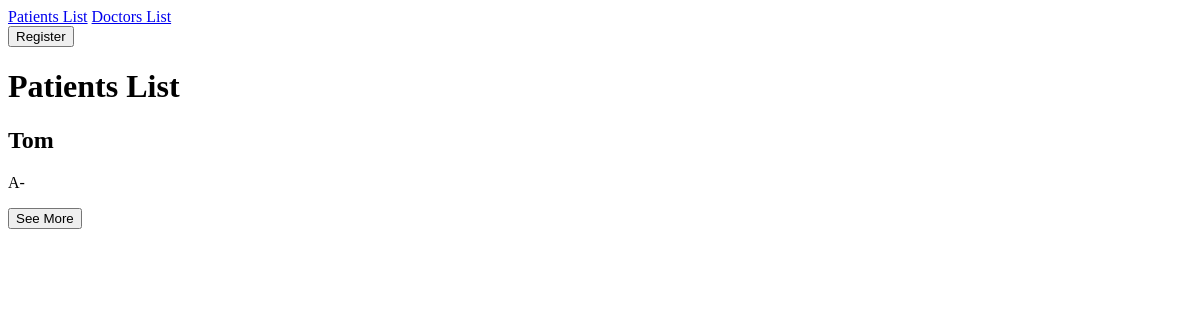
Page /patients/list on the earlier database version.
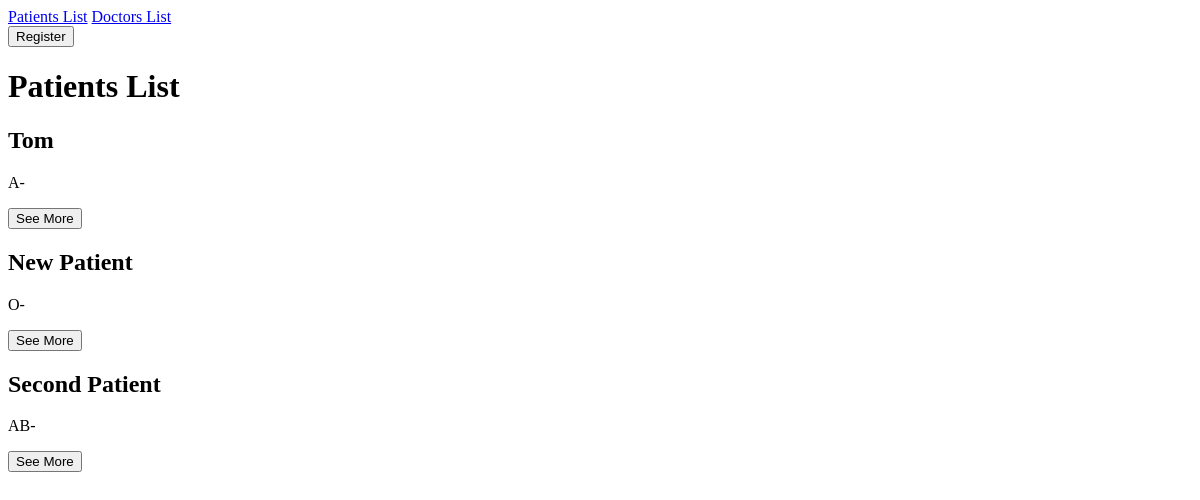
Same page on the later database version.
### patients/models.py (models this page shows, shortened)
class Patient(models.Model):
   user = models.OneToOneField(
      User,
      on_delete=models.CASCADE,
      related_name='patient_profile'
   )
   name = models.CharField(max_length=100)
   birthdate = models.DateField()
   address = models.TextField()
   phonenumber = models.CharField(max_length= 15)
   medicalhistory = models.TextField()
   bloodtype = models.CharField(choices = [
    ('A+', 'A Positive'),
    ('A-', 'A Negative'),
    ('B+', 'B Positive'),
    ('B-', 'B Negative'),
    ('AB+', 'AB Positive'),
    ('AB-', 'AB Negative'),
    ('O+', 'O Positive'),
    ('O-', 'O Negative')
    ])

### patients/views.py (the view)
# urls.py: path('list', views.patients_list, name='patients_list'),
def patients_list(request):
    patients = Patient.objects.all()
    isPatient = False
    if hasattr(request.user, 'patient_profile'):
        isPatient = True
    return render(request,"patients/patients_list.html",{ "patients": patients,"isPatient" : isPatient})

### patients/templates/patients/patients_list.html (shortened to what this page needs)
{% extends "patients/master.html" %}  {% block content %}
<a href="{% url 'patient_form'%}"> <button>Register</button> </a>
<h1>Patients List</h1>
{% for patient in patients %}
<h2>{{ patient.name }}</h2>
<p>{{ patient.bloodtype }}</p>
<a href="{% url 'patient_detail' patient.pk %}">
  <button>See More</button>
</a>
{% endfor %} {% endblock %}

Differences in the rows shown:
added Patient: name "New Patient", bloodtype "O-"
added Patient: name "Second Patient", bloodtype "AB-"
